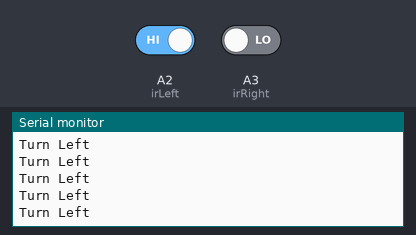
This sketch was run on a simulated Arduino Uno, built with avr-gcc and run on an emulated ATmega328P. Shown: the last lines printed to the serial monitor. The inputs (shaded band) are chosen by the test bench; at power-on: A2 (irLeft) HIGH, A3 (irRight) LOW.

Above: at 1.2 s.
1.3 s: A2 (irLeft) driven LOW
At 1.8 s:
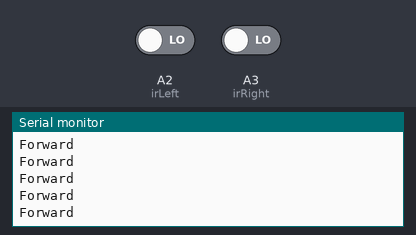
3.2 s: A3 (irRight) driven HIGH
At 4.0 s:
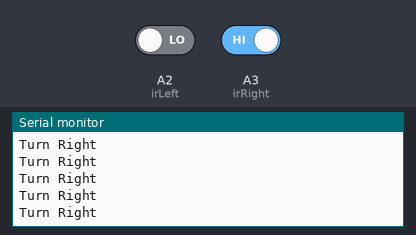
5.1 s: A2 (irLeft) driven HIGH
At 6.0 s:
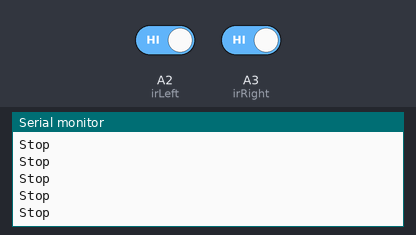
7.0 s: A2 (irLeft) driven LOW
At 7.5 s:
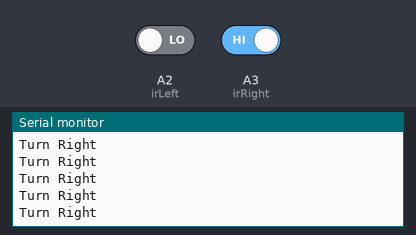
10.0 s: A3 (irRight) driven LOW
At 10.5 s:
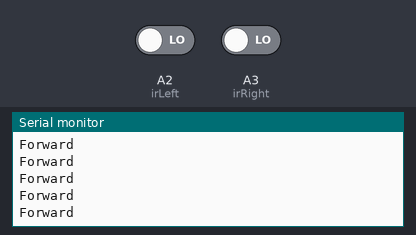
13.0 s: A2 (irLeft) driven HIGH and A3 (irRight) driven HIGH
At 14.0 s:
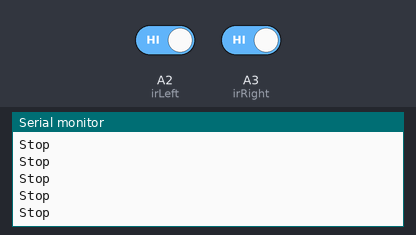

Measured:
- after the input at 1.3 s, the serial monitor: prints a new line after 0.07 s (image 1)
- after the input at 3.2 s, the serial monitor: prints a new line after 0.07 s (image 2)
- after the input at 5.1 s, the serial monitor: prints a new line after 0.07 s (image 3)
- after the input at 10.0 s, the serial monitor: prints a new line after 0.07 s (image 5)
- after the input at 13.0 s, the serial monitor: prints a new line after 0.07 s (image 6)

The sketch:

mobileBase_ir_lineFollowing_simple.ino
```cpp
// --- Step 3 Pin Definitions (IR Sensors) ---
const int irLeft = A2;
const int irRight = A3;


void setup() {
  Serial.begin(9600);
  // IR Sensor Setup
  pinMode(irLeft, INPUT);
  pinMode(irRight, INPUT);

}

void loop() {
   int leftState = digitalRead(irLeft);
  int rightState = digitalRead(irRight);

  // Execute Decision Logic Flow
  if (leftState == LOW && rightState == LOW) {
    Serial.println("Forward");
  }
  else if (leftState == HIGH && rightState == LOW) {
    Serial.println("Turn Left");
  }
  else if (leftState == LOW && rightState == HIGH) {
    Serial.println("Turn Right");
  }
  else if (leftState == HIGH && rightState == HIGH) {
    Serial.println("Stop");
  }
}
```
